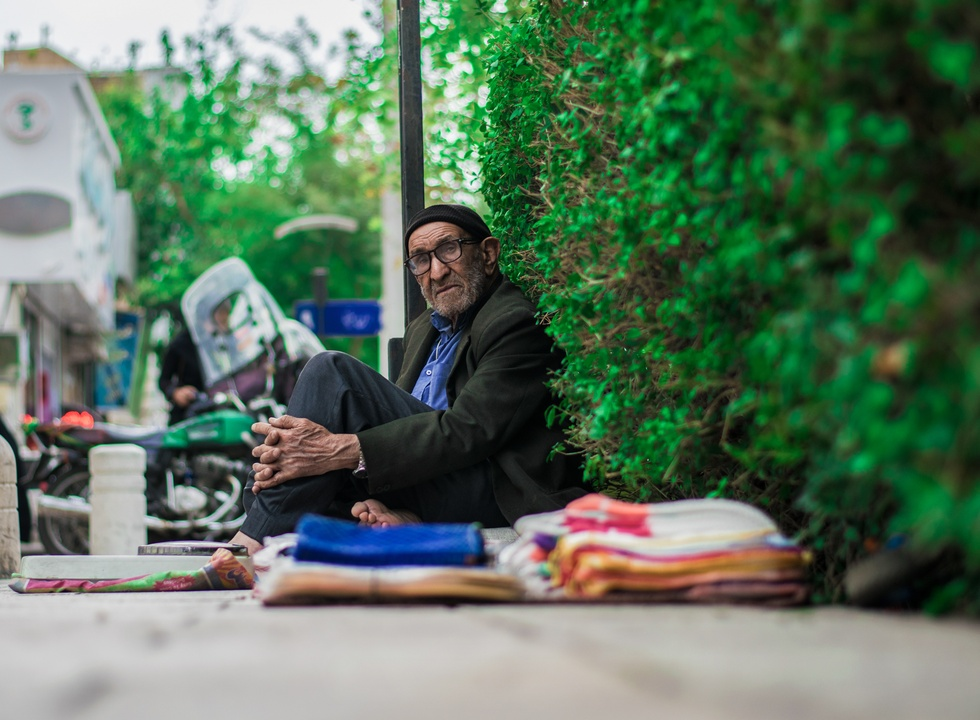
#> input picture image/pexels-arian-malek-khosravi-3972462.jpg, 980 x 720 px, shrunk from 5124 x 3762 before the run
$ jupyter execute main.ipynb
#> lines starting #> are read from the running program, lines starting #| are printed output that depends on the picture
[cell 1]
import cv2
import numpy as np
import matplotlib.pyplot as plt
plt.style.use('seaborn')

Read Image

[cell 2]
image = cv2.imread("image/pexels-arian-malek-khosravi-3972462.jpg")
#> image is the input picture: shape (720, 980, 3); mean B, G, R 95.1, 116, 92.2
plt.axis("off")
plt.title("Original Image")
plt.imshow(cv2.cvtColor(image, cv2.COLOR_BGR2RGB))
plt.show()

Rgb histogram

[cell 3]
blue_histogram = cv2.calcHist([image], [0], None, [256], [0, 256])
#> blue_histogram = 256 values, max 8762 at index 23, min 0 at index 252, mean 2756.2
red_histogram = cv2.calcHist([image], [1], None, [256], [0, 256])
#> red_histogram = 256 values, max 6812 at index 191, min 1 at index 254, mean 2756.2
green_histogram = cv2.calcHist([image], [2], None, [256], [0, 256])
#> green_histogram = 256 values, max 22915 at index 0, min 24 at index 249, mean 2756.2

plt.subplot(3,1,1)
plt.title("histogram of Blue")
plt.hist(blue_histogram,color="darkblue")

plt.subplot(3,1,2)
plt.title("histogram of Green")
plt.hist(green_histogram,color="green")

plt.subplot(3,1,3)
plt.title("histogram of Red")
plt.hist(red_histogram,color="red")

plt.tight_layout()
plt.show()
#> figure, not shown here; panel 1: tallest bar 71 high, from x = 876.2 to 1752.4; panel 2: tallest bar 145 high, from x = 24 to 2313.1; panel 3: tallest bar 64 high, from x = 2725.4 to 3406.5

Rgb histogram

[cell 4]
blue_histogram = cv2.calcHist([image], [0], None, [256], [0, 256])
red_histogram = cv2.calcHist([image], [1], None, [256], [0, 256])
green_histogram = cv2.calcHist([image], [2], None, [256], [0, 256])

plt.subplot(3,1,1)
plt.title("Line Plot of Blue")
plt.plot(blue_histogram,color="darkblue")

plt.subplot(3,1,2)
plt.title("Line Plot of Green")
plt.plot(green_histogram,color="green")

plt.subplot(3,1,3)
plt.title("Line Plot of Red")
plt.plot(red_histogram,color="red")

plt.tight_layout()
plt.show()
#> figure, not shown here; panel 1: curve peaks at x = 23, y = 8762; panel 2: curve peaks at x = 0, y = 22915; panel 3: curve peaks at x = 191, y = 6812

Visualizing the Final Results All together!

[cell 5]
blue_histogram = cv2.calcHist([image], [0], None, [256], [0, 256])
red_histogram = cv2.calcHist([image], [1], None, [256], [0, 256])
green_histogram = cv2.calcHist([image], [2], None, [256], [0, 256])

plt.subplot(2,1,1)
plt.title("Histogram of All Colors")
plt.hist(blue_histogram,color="darkblue")
plt.hist(green_histogram,color="green")
plt.hist(red_histogram,color="red")

plt.subplot(2,1,2)
plt.title("Line Plots of All Colors")
plt.plot(blue_histogram,color="darkblue")
plt.plot(green_histogram,color="green")
plt.plot(red_histogram,color="red")

plt.tight_layout()
plt.show()
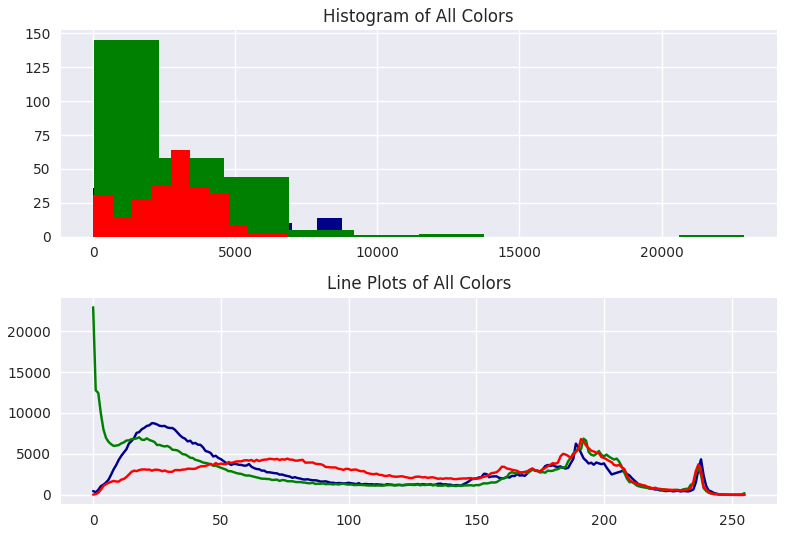
#> figure drawn by matplotlib, 2 panels; panel 1: tallest bar 71 high, from x = 876.2 to 1752.4; panel 1: tallest bar 145 high, from x = 24 to 2313.1; panel 1: tallest bar 64 high, from x = 2725.4 to 3406.5; panel 2: curve peaks at x = 23, y = 8762

Color Name histogram

[cell 6]
def show_rgb_equalized(img):
    channels = cv2.split(img)
    eq_channels = []
    for ch, color in zip(channels, ['B', 'G', 'R']):
        eq_channels.append(cv2.equalizeHist(ch))
#> this loop made 3 passes
#> color on passes 1 to 3: 'B', 'G', 'R'
#> after the loop, eq_channels = 3 items

    eq_image = cv2.merge(eq_channels)
    eq_image = cv2.cvtColor(eq_image, cv2.COLOR_BGR2RGB)
    plt.imshow(eq_image)
    plt.show()

[cell 7]
show_rgb_equalized(image)

[cell 8]
def show_hsv_equalized(img):
    H, S, V = cv2.split(cv2.cvtColor(img, cv2.COLOR_BGR2HSV))
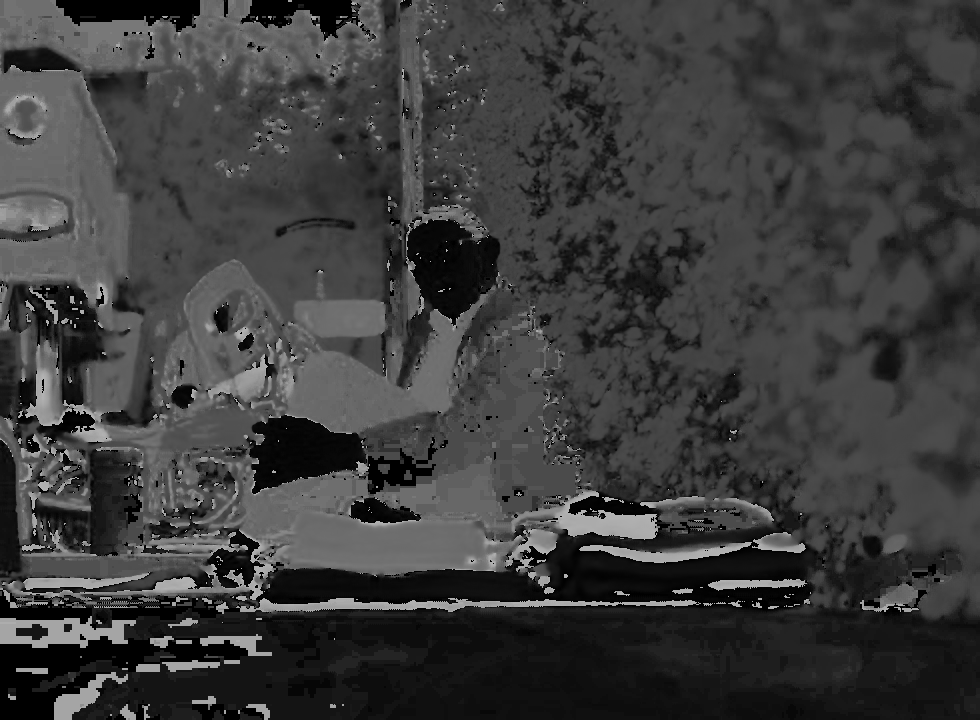
#> H: shape (720, 980); min 0, max 179, mean 60.6
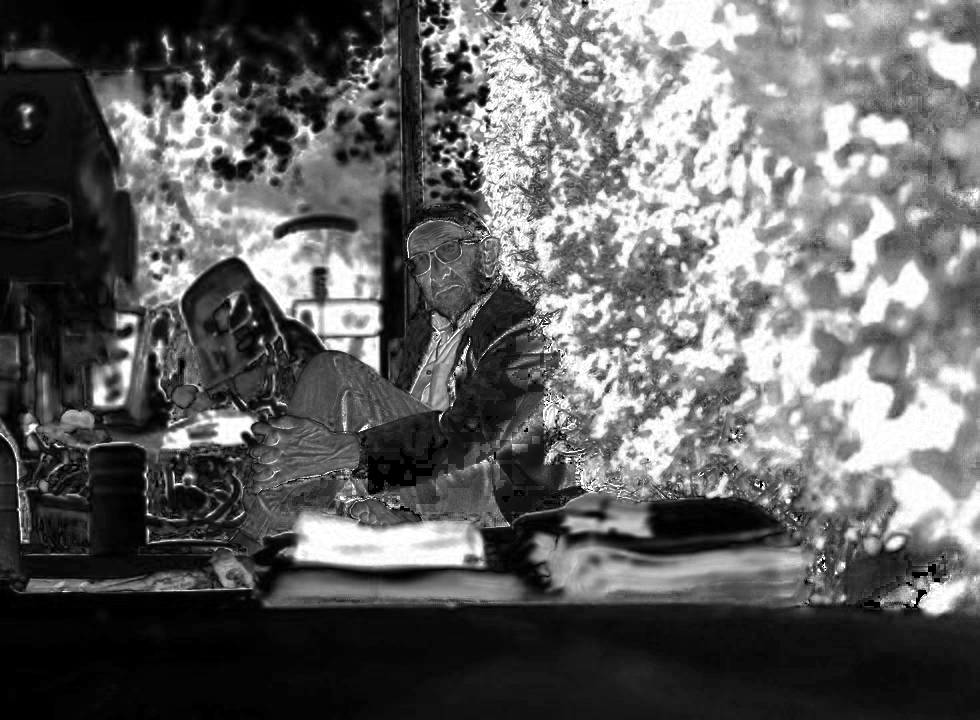
#> S: shape (720, 980); min 0, max 255, mean 99
    eq_V = cv2.equalizeHist(V)
    eq_image = cv2.cvtColor(cv2.merge([H, S, eq_V]), cv2.COLOR_HSV2RGB)
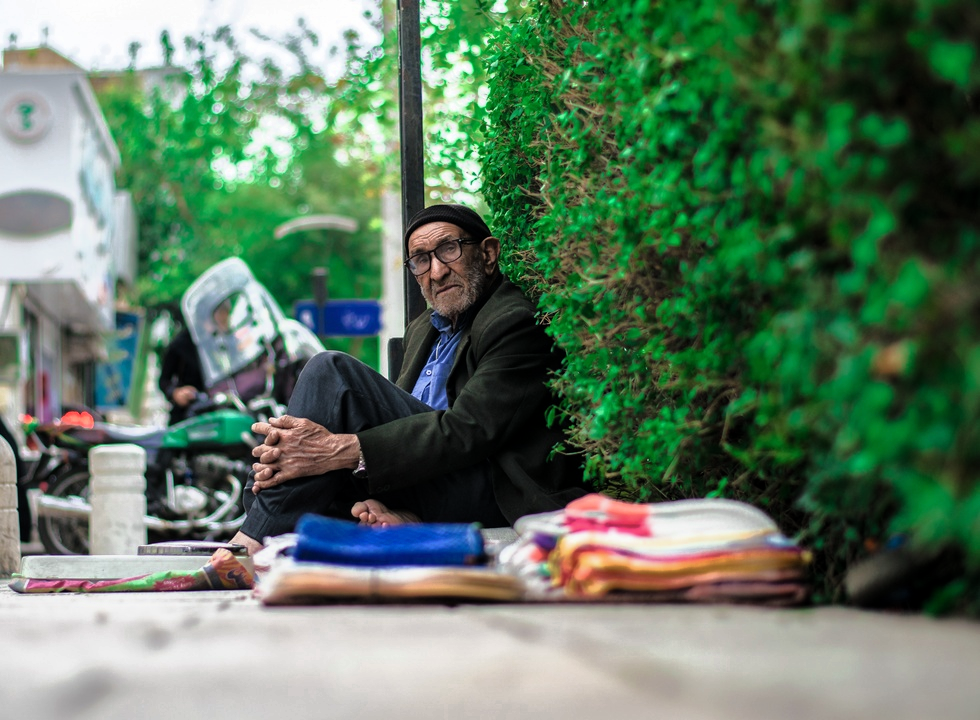
#> eq_image: shape (720, 980, 3); mean R, G, B 96.8, 121.6, 99.8
    plt.imshow(eq_image)
    plt.show()

[cell 9]
show_hsv_equalized(image)

[cell 10]
import cv2
import matplotlib.pyplot as plt
channels = cv2.split(image)
eq_channels = []
for ch, color in zip(channels, ['B', 'G', 'R']):
    eq_channels.append(cv2.equalizeHist(ch))
#> after the loop, eq_channels = 3 items
eq_image = cv2.merge(eq_channels)
cv2.namedWindow("Original", cv2.WINDOW_AUTOSIZE)
cv2.namedWindow("Equalized Image", cv2.WINDOW_AUTOSIZE)
cv2.imshow("Original", image)
cv2.imshow("Equalized Image", eq_image)
cv2.waitKey()
cv2.destroyAllWindows()
############
# Plot histogram for equalized image
# show Histogram
channels = ('b', 'g', 'r')
# we now separate the colors and plot each in the Histogram
for i, color in enumerate(channels):
    histogram = cv2.calcHist([eq_image], [i], None, [256], [0, 256])
    plt.plot(histogram, color=color)
    plt.xlim([0, 256])
plt.show()
#> figure, not shown here; curve peaks at x = 41, y = 8762; curve peaks at x = 213, y = 6812; curve peaks at x = 0, y = 22915

[cell 11]
def show_img(path):

    img = cv2.imread(path)
    b, g, r = img[:,:,0], img[:,:,1], img[:,:,2]
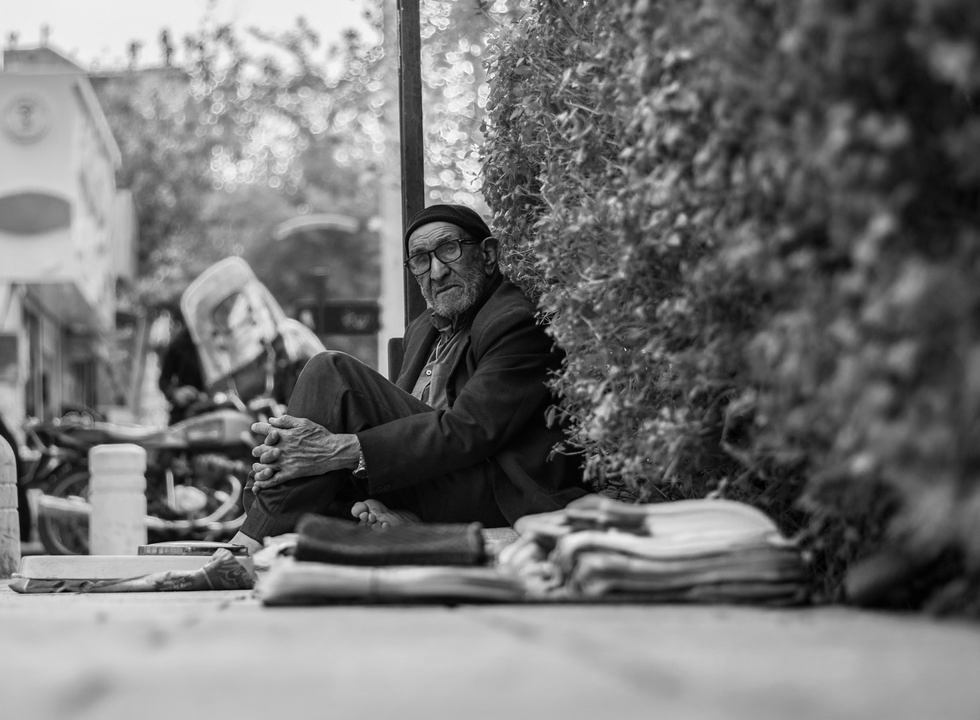
#> g: shape (720, 980); min 0, max 255, mean 116
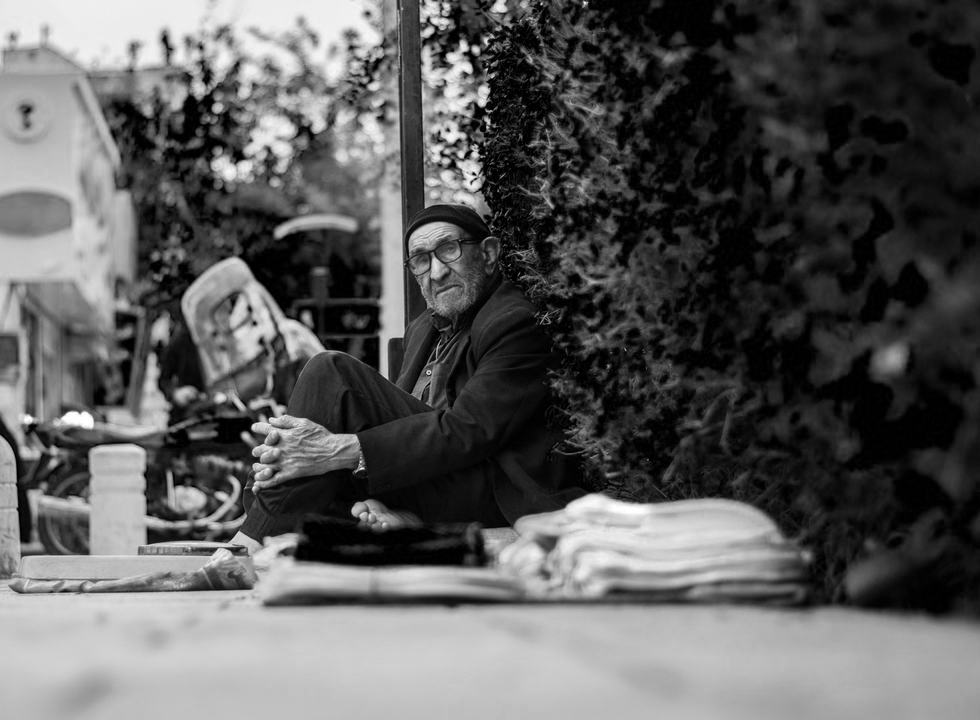
#> r: shape (720, 980); min 0, max 255, mean 92.2
    hist_b = cv2.calcHist([b],[0],None,[256],[0,256])
#> hist_b has the same summary as blue_histogram outside show_img
    hist_g = cv2.calcHist([g],[0],None,[256],[0,256])
#> hist_g has the same summary as red_histogram outside show_img
    hist_r = cv2.calcHist([r],[0],None,[256],[0,256])
#> hist_r has the same summary as green_histogram outside show_img
    plt.plot(hist_r, color='r', label="r")
    plt.plot(hist_g, color='g', label="g")
    plt.plot(hist_b, color='b', label="b")
    plt.legend()
    plt.show()
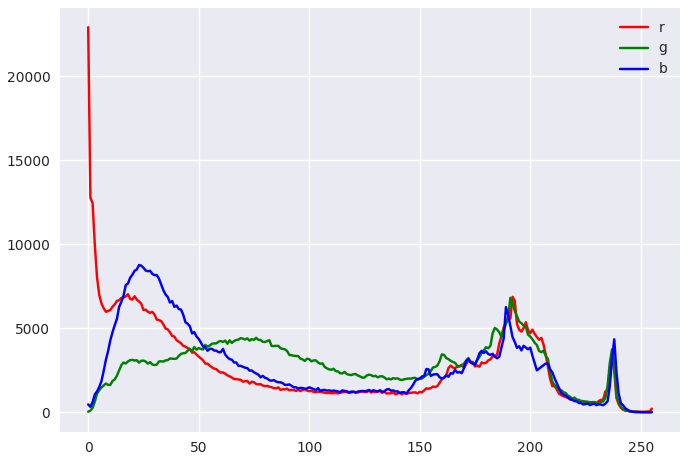
#> figure drawn by matplotlib, 1 panel; curve peaks at x = 0, y = 22915; curve peaks at x = 191, y = 6812; curve peaks at x = 23, y = 8762
    img2 = cv2.cvtColor(img, cv2.COLOR_BGR2HSV)
#> img2: shape (720, 980, 3); mean H, S, V 60.6, 99, 122.1
    h, s, v = img2[:,:,0], img2[:,:,1], img2[:,:,2]
    hist_h = cv2.calcHist([h],[0],None,[256],[0,256])
#> hist_h = 256 values, max 24545 at index 0, min 0 at index 180, mean 2756.2
    hist_s = cv2.calcHist([s],[0],None,[256],[0,256])
#> hist_s = 256 values, max 23185 at index 255, min 0 at index 1, mean 2756.2
    hist_v = cv2.calcHist([v],[0],None,[256],[0,256])
#> hist_v = 256 values, max 7345 at index 192, min 6 at index 0, mean 2756.2
    plt.plot(hist_h, color='r', label="h")
    plt.plot(hist_s, color='g', label="s")
    plt.plot(hist_v, color='b', label="v")
    plt.legend()
    plt.show()
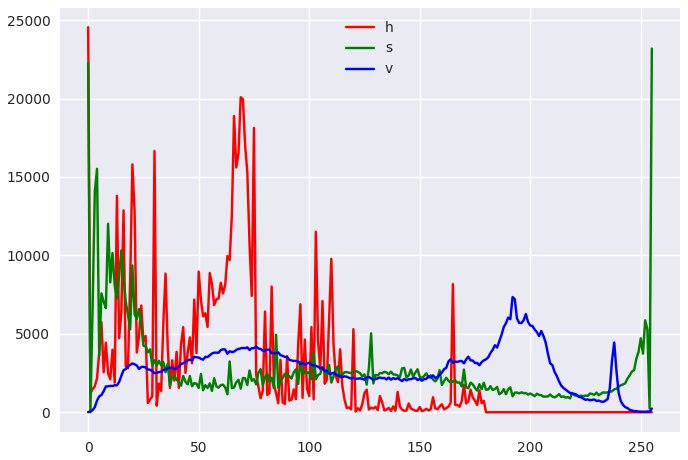
#> figure drawn by matplotlib, 1 panel; curve peaks at x = 0, y = 24545; curve peaks at x = 255, y = 23185; curve peaks at x = 192, y = 7345

    return hist_r,hist_g, hist_b, hist_h, hist_s, hist_v

[cell 12]
r,g,b,h,s,v = show_img("image/pexels-arian-malek-khosravi-3972462.jpg")
#> r has the same summary as green_histogram; g has the same summary as red_histogram; b has the same summary as blue_histogram; h has the same summary as hist_h in show_img; s has the same summary as hist_s in show_img; v has the same summary as hist_v in show_img
